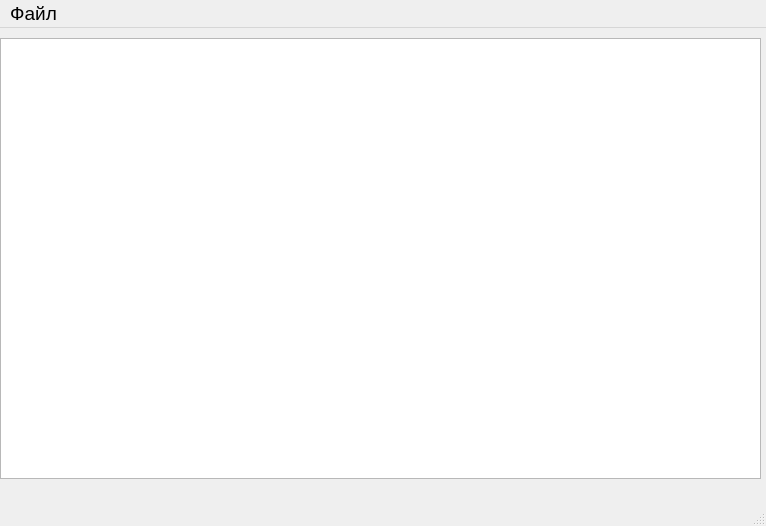
<?xml version="1.0" encoding="UTF-8"?>
<ui version="4.0">
 <class>MainWindow</class>
 <widget class="QMainWindow" name="MainWindow">
  <property name="geometry">
   <rect>
    <x>0</x>
    <y>0</y>
    <width>766</width>
    <height>526</height>
   </rect>
  </property>
  <property name="font">
   <font>
    <pointsize>14</pointsize>
   </font>
  </property>
  <property name="windowTitle">
   <string>MainWindow</string>
  </property>
  <widget class="QWidget" name="centralwidget">
   <widget class="QWidget" name="layoutWidget">
    <property name="geometry">
     <rect>
      <x>0</x>
      <y>10</y>
      <width>761</width>
      <height>441</height>
     </rect>
    </property>
    <layout class="QVBoxLayout" name="verticalLayout">
     <item>
      <widget class="QTableView" name="Table">
       <property name="sizePolicy">
        <sizepolicy hsizetype="Maximum" vsizetype="Maximum">
         <horstretch>0</horstretch>
         <verstretch>0</verstretch>
        </sizepolicy>
       </property>
       <property name="maximumSize">
        <size>
         <width>781</width>
         <height>521</height>
        </size>
       </property>
      </widget>
     </item>
    </layout>
   </widget>
  </widget>
  <widget class="QMenuBar" name="menubar">
   <property name="geometry">
    <rect>
     <x>0</x>
     <y>0</y>
     <width>766</width>
     <height>29</height>
    </rect>
   </property>
   <widget class="QMenu" name="menu">
    <property name="font">
     <font>
      <pointsize>14</pointsize>
     </font>
    </property>
    <property name="title">
     <string>Файл</string>
    </property>
    <addaction name="Create"/>
    <addaction name="Open"/>
    <addaction name="SaveAs"/>
    <addaction name="SurnameSort"/>
    <addaction name="FindByMask"/>
    <addaction name="Clear"/>
    <addaction name="Exit"/>
   </widget>
   <addaction name="menu"/>
  </widget>
  <widget class="QStatusBar" name="statusbar"/>
  <action name="Create">
   <property name="text">
    <string>Создать</string>
   </property>
   <property name="font">
    <font>
     <pointsize>14</pointsize>
    </font>
   </property>
  </action>
  <action name="Open">
   <property name="text">
    <string>Открыть</string>
   </property>
  </action>
  <action name="SaveAs">
   <property name="text">
    <string>Сохранить как</string>
   </property>
  </action>
  <action name="SurnameSort">
   <property name="text">
    <string>Сортировка</string>
   </property>
  </action>
  <action name="FindByMask">
   <property name="text">
    <string>Выбор по маске</string>
   </property>
  </action>
  <action name="Clear">
   <property name="text">
    <string>Очистить</string>
   </property>
  </action>
  <action name="Exit">
   <property name="text">
    <string>Выход</string>
   </property>
  </action>
 </widget>
 <resources/>
 <connections/>
</ui>
